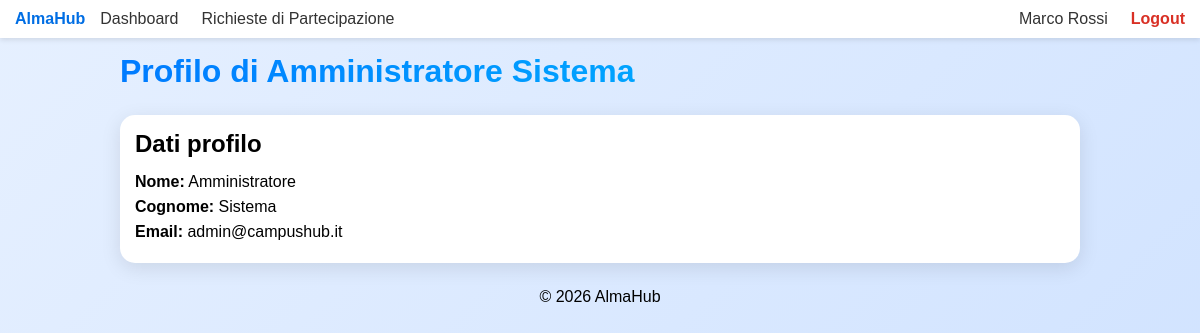
Screenshot of /public/profile.php?user=1 (signed in) with the database file from the repository.
### tables this page shows
CREATE TABLE utenti (
  id_utente INT AUTO_INCREMENT PRIMARY KEY,
  nome VARCHAR(50) NOT NULL,
  cognome VARCHAR(50) NOT NULL,
  email VARCHAR(100) NOT NULL UNIQUE,
  password VARCHAR(255) NOT NULL,
  ruolo ENUM('user', 'admin') DEFAULT 'user',
  stato ENUM('attivo', 'disattivato') DEFAULT 'attivo',
  data_iscrizione TIMESTAMP DEFAULT CURRENT_TIMESTAMP
);

### public/profile.php (called while the page is built, shortened)
<?php
    require_once __DIR__ . '/../app/bootstrap.php';
    $isOwner = !isset($_GET['user']) || $_GET['user'] == $_SESSION['utente']['id_utente'] ? true : false;
    $templateParams = [
        'errore' => '',
        'successo' => '',
        'isOwner'  => $isOwner
    ];
    if($isOwner) {
        $utente = $_SESSION['utente'];
        if ($_SERVER['REQUEST_METHOD'] === 'POST') {
            $action = '';
            if (isset($_POST['action'])) {
                $action = $_POST['action'];
            }
            if ($action === 'update_email') {
                $email = '';
                if (isset($_POST['email'])) {
                    $email = $_POST['email'];
                    $email = strtolower($email);
                }
                if ($email === '') {
                    $templateParams['errore'] = "L'email non può essere vuota.";
                } else {
                    $res = $dbh->updateUserEmail((int)$utente['id_utente'], $email);
                    if ($res === true) {
                        $_SESSION['utente']['email'] = $email;
                        $utente = $_SESSION['utente'];
                        $templateParams['successo'] = "Email aggiornata con successo.";
                    } elseif ($res === -1) {
                        $templateParams['errore'] = "Email già usata da un altro account.";
                    } else {
                        $templateParams['errore'] = "Errore durante l’aggiornamento dell'email.";
                    }
                }
            } elseif ($action === 'update_password') {
                $current_password = '';
                if (isset($_POST['current_password'])) {
                    $current_password = $_POST['current_password'];
                }
                $new_password = '';
                if (isset($_POST['new_password'])) {
                    $new_password = $_POST['new_password'];
                }
                $confirm_password = '';
                if (isset($_POST['confirm_password'])) {
                    $confirm_password = $_POST['confirm_password'];
                }
                if ($current_password === '' || $new_password === '' || $confirm_password === '') {
                    $templateParams['errore'] = "Tutti i campi sono obbligatori.";
                } elseif (strlen($new_password) <= 5) {
                    $templateParams['errore'] = "La nuova password deve avere almeno 6 caratteri.";
                } elseif ($new_password !== $confirm_password) {
                    $templateParams['errore'] = "La due nuove password non coincidono.";
                } else {
                    $checkCurrentPass = $dbh->checkLogin($utente['email'], $current_password);
                    if ($checkCurrentPass === null) {
                        $templateParams['errore'] = "Password attuale non corretta.";
                    } else {
                        $res = $dbh->updatePassword((int)$utente['id_utente'], $new_password);
                        if ($res === true) {
                            $templateParams['successo'] = "Password cambiata con successo.";
                        } else {
                            $templateParams['errore'] = "Errore durante il cambio password.";
                        }
                    }
                }
            }
        }
    } else {
        $user = $dbh->getProfileInfo((int)$_GET['user']);
    }
    require_once __DIR__ . '/../template/profile-template.php';
?>

### db/database.php (called while the page is built, shortened)
<?php
class DatabaseHelper {
    private $db;
    public function __construct(string $host, string $user, string $pass, string $name, int $port = 3306){
        $this->db = new mysqli($host, $user, $pass, $name, $port);
    }
    public function getProfileInfo(string $idUtente): ?array {
        $stmt = $this->db->prepare(" SELECT nome, cognome, email, data_iscrizione FROM utenti WHERE id_utente = ? LIMIT 1");
        $stmt->bind_param("i", $idUtente);
        $stmt->execute();
        $res = $stmt->get_result();
        if ($res && $res->num_rows == 1) {
            $utente = $res->fetch_assoc();
            return $utente;
        }
        return null;
    }
}
?>

### app/bootstrap.php (called while the page is built, shortened)
<?php
require_once __DIR__ . '/../db/database.php';
$dbh = new DatabaseHelper(DB_HOST, DB_USER, DB_PASS, DB_NAME, DB_PORT);
?>

### template/profile-template.php (the view, shortened to what this page needs)
<!DOCTYPE html>
<html lang="it">
<head>
    <link rel="stylesheet" href="../css/base.css">
    <link rel="stylesheet" href="../css/header.css">
    <link rel="stylesheet" href="../css/profile.css">
</head>
<body>
    <?php include 'layout/header.php'; ?>
    <main>
        <h1 class="gradient-text"><?php echo $templateParams['isOwner'] ? "Il mio profilo" : "Profilo di " . htmlspecialchars($user['nome'] . ' ' . $user['cognome']) ; ?></h1>
        <?php if ($templateParams['isOwner']): ?>
            <section>
                <div class="profile-info">
                    <h2>Dati</h2>
                    <p><span class="info-desc">Nome: </span><?php echo htmlspecialchars($utente['nome']); ?></p>
                    <p><span class="info-desc">Cognome: </span><?php echo htmlspecialchars($utente['cognome']); ?></p>
                    <p><span class="info-desc">E-mail: </span><?php echo htmlspecialchars($utente['email']); ?></p>
                </div>
            </section>
            <section>
                <div class="credentials-change">
                    <h2>Modifica credenziali</h2>
                    <form action="profile.php" method="post">
                        <fieldset>
                            <legend><h3>Email</h3></legend>
                            <input type="hidden" name="action" value="update_email">
                            <label for="email">Nuova e-mail</label>
                            <input type="email" id="email" name="email" value="<?php echo htmlspecialchars($utente['email']); ?>" required>
                            <button class="btn btn-secondary" type="submit">Aggiorna e-mail</button>
                        </fieldset>
                    </form>
                    <form action="profile.php" method="post">
                        <fieldset>
                            <legend><h3 class="password-title">Password</h3></legend>
                            <input type="hidden" name="action" value="update_password">
                            <label for="current_password">Password attuale:</label>
                            <input type="password" id="current_password" name="current_password" required>
                            <label for="new_password">Nuova password:</label>
                            <input type="password" id="new_password" name="new_password" required minlength="6" placeholder="Minimo 6 caratteri">
                            <label for="confirm_password">Conferma password:</label>
                            <input type="password" id="confirm_password" name="confirm_password" required minlength="6">
                            <button class="btn btn-secondary" type="submit">Aggiorna password</button>
                        </fieldset>
                    </form>
                </div>
            </section>
        <?php else: ?>
            <div class="profile-info">
                <h2>Dati profilo</h2>
                <p><strong>Nome:</strong> <?php echo htmlspecialchars($user['nome']); ?></p>
                <p><strong>Cognome:</strong> <?php echo htmlspecialchars($user['cognome']); ?></p>
                <p><strong>Email:</strong> <?php echo htmlspecialchars($user['email']); ?></p>
            </div>
        <?php endif; ?>
    </main>
    <?php include 'layout/footer.php'; ?>
</body>
</html>

### css/base.css (style rules this page uses)
* { margin: 0; padding: 0; box-sizing: border-box; }
body { margin: 0; font-family: Arial, sans-serif; }
:root { --primary-color: #007BFF; --primary-gradient: linear-gradient(90deg, #007BFF, #00C6FF); }
.gradient-text { background: var(--primary-gradient); -webkit-background-clip: text; -webkit-text-fill-color: transparent; }

### css/profile.css (style rules this page uses)
html, body { font-family: Arial, sans-serif; background: linear-gradient(135deg, #e6f0ff, #cce0ff); height: 100%; }
body { display: flex; flex-direction: column; min-height: 100vh; }
h1 { display: block; margin: 15px auto 15px auto; width: 95%; }
.profile-info, .credentials-change { margin: 10px auto; width: 95%; padding: 15px; border-radius: 15px; background: white; box-shadow: 0 5px 20px rgba(0,0,0,0.1); }
h2 { margin-bottom: 15px; }
.profile-info p { margin-bottom: 7px; }
@media screen and (min-width: 768px) { .profile-info, .credentials-change { margin: 25px auto; width: 80%; } }
@media screen and (min-width: 768px) { h1 { display: block; margin: 15px auto 15px auto; width: 80%; } }

### rows the page displays
utenti: nome+cognome "Amministratore Sistema", nome "Amministratore", cognome "Sistema", email "admin@campushub.it"

### other values shown
$_SESSION['utente']['nome'] "Marco"
$_SESSION['utente']['cognome'] "Rossi"
